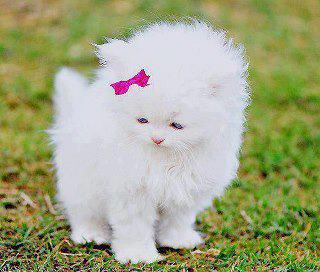
#> input picture Computer_Visiosn_openCV/Resources/img1.jpg, 320 x 272 px
$ jupyter execute Day_1_Open_CV.ipynb
#> lines starting #> are read from the running program, lines starting #| are printed output that depends on the picture
# Computer Vision Using OpenCV with Python

- _**Layout for Last week**_:
  - Introduction to Images
  - Installation
  - Read data
    - Images
    - Videos
    - Webcam(live)
  - Important function to be used in Open CV
  - Scaling or Normalizing Images
  - Adding objects to images
  - Wrap and perspectives
  - Joining Images
  - Color Detection
  - Edge Detection
  - Face Detection
  - Projects:
    - Car Counter
    - Face Detection and much more...!

1. **Intro to Images**
- **Pixel**
  - Basic unit of Images
    - a minute area of illumination on a display screen, one of many from which an image is composed
  - Co-pixel
  - Adjacent Pixel
  - Un affected Pixel
  - **BGR** color scheme identifies a pixels values appearance.
- **Screen Size**
  - VGA (640 * 769)pixels
  - SXGA (1280 * 1024)pixels
  - HDTV (1920 * 1080)pixels
  - 4K (3840 x 2160)pixels
  - 8K (7680 x 4320 pixels)
- **Bits or Bit Depth**
  - BIT DEPTH is determined by the number of bits used to define each pixel. The greater the bit depth, the number of tones (grayscale or color) that can be represented. Digital images may be produced in black and white (bitonal), grayscale, or color.
    - Example:
      - Black & White images:
        - Binary Levels
          - black = 0
          - white = 1
    - Example:
      - In a 2-bit image, there are four possible combinations: 00,01,10,and 11. if "00" represents black, and '11' represents white, then "01" equals dark gray and "10" equals light gray. The bit depth is two, but number of tones that can be represented is 2^2 or 4. At 8-bits, 256(2^8) different tones can be assigned to each pixel.
      - Calculating bits:
        - Grey Scale
          - Multi level img 8 bit 2^8 =256 tones
          - black = 0
          - Grey = 1-255
          - white= 256
  - A color image is typically represented by a bit depth ranging from 8 to 24 or higher. With a 24-bit image, the bits are often divide into three groupings: 8 fro red, 8 fro green, 8 for blue. Combinations of these bits are used to represent other colors. A 24-bit image offers 16.7 million 2^24 color values.
  - 3 kinds of images:
    - bitonal
    - grayscale
    - RGB **BGR** (Open cv used BGR conventions)
  - No. of tones in an image
    - 1 bit (2^ 1) = 2tones
    - 2 bits (2^ 2) = 4 tones
    - 3 bits (2^ 3) = 8 tones
    - 4 bits (2^ 4) = 16 tones
    - 8 bits (2^ 8) = 256 tones
    - 16 bits (2^ 16) = 65536 tones
    - 24 bits (2^ 24)= 16.7 million tones
2. **Intro to Video**
- Sequence of images
- Frames per Second (fps)
  - 60fps (smoother image)
  - 24fps (blurred)
  - 15fps (very bad quality)
    - 60fps x 60   :  3600 frame
    - 15fps  x 60  :  900 frame
    - 24fps  x 60  :  1440 frame
  - Detecting images is similar to videos **but** we have to do tracking so that we dont miss an object.
3. **Installing OpenCV in Python**
- use command in windows/linux: pip install opencv-python
- use command in Mac: pip3 install opencv-python

4. **Reading the image**

[cell 1]
# reading the image:
# chapter 1
## Reading image
import numpy as np
import cv2 as cv

img = cv.imread("Resources/img1.jpg")
#> img is the input picture: shape (272, 320, 3); mean B, G, R 128.7, 166.1, 161.5

## Display image

cv.imshow("Original", img)

cv.waitKey(0)

# destroying all windows of opened images

cv.destroyAllWindows()

[cell 2]
# reading the image:
# chapter 1
## Resize image
import numpy as np
import cv2 as cv

img = cv.imread("Resources/img2.jpg")
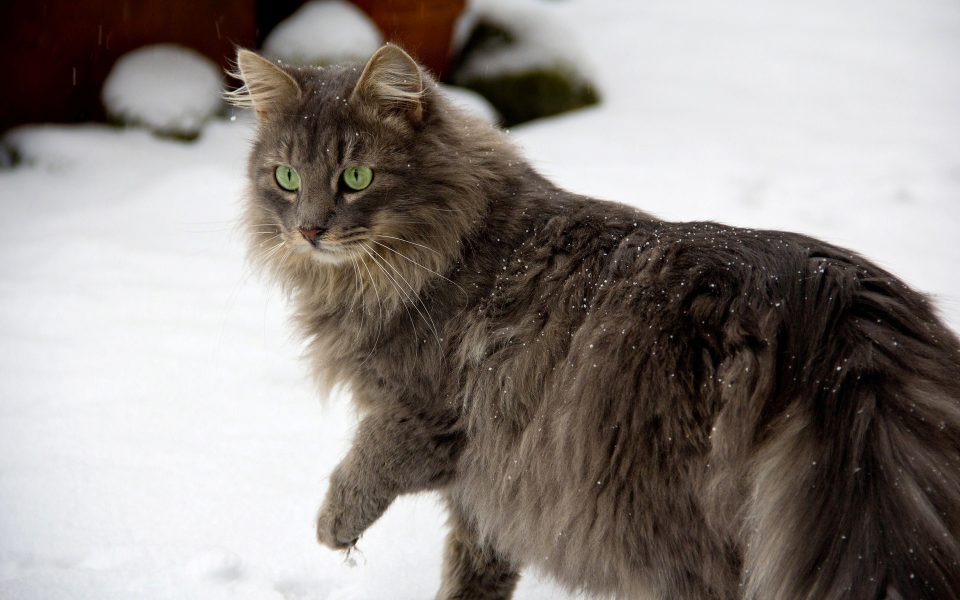
#> input picture Computer_Visiosn_openCV/Resources/img2.jpg, 1920 x 1200 px (shown at 1/2 size)
#> img is the input picture: shape (1200, 1920, 3); mean B, G, R 131.4, 135.8, 143
#resizing img
img = cv.resize(img, (800,600))
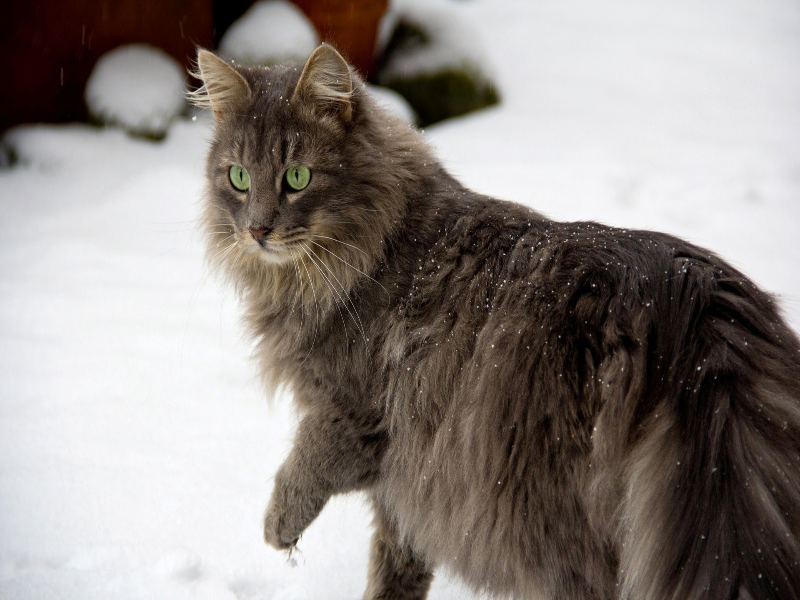
#> img: shape (600, 800, 3); mean B, G, R 131.3, 135.7, 143
## Display image

cv.imshow("Original", img)

cv.waitKey(0)

# destroying all windows of opened images

cv.destroyAllWindows()

[cell 3]
# reading the image:
# chapter 1
## Converting to Gray scale
import numpy as np
import cv2 as cv

img = cv.imread("Resources/img2.jpg")
#resizing img
img = cv.resize(img, (800,600))
## Display image
gryimg = cv.cvtColor(img,cv.COLOR_BGR2GRAY)
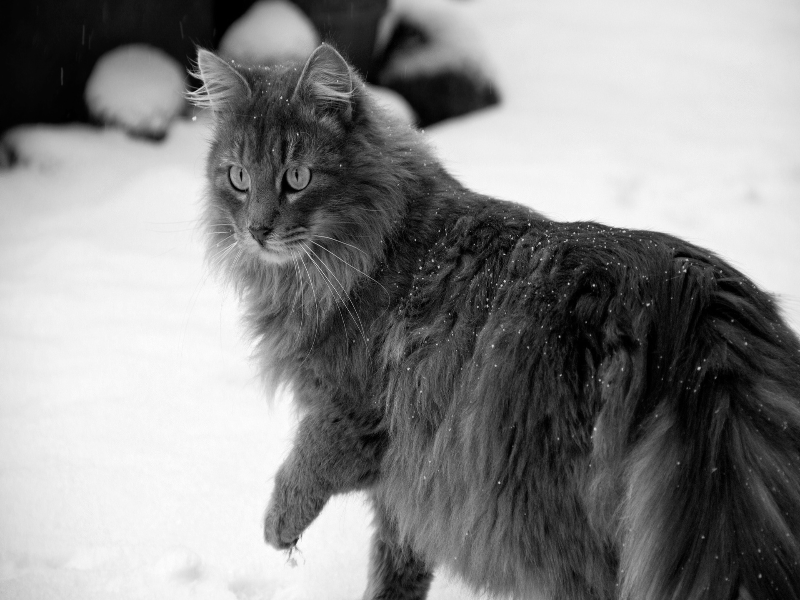
#> gryimg: shape (600, 800); min 0, max 254, mean 137.4
cv.imshow("Original", img)
cv.imshow("grayscale", gryimg)
# delay code
cv.waitKey(0)
cv.destroyAllWindows()
